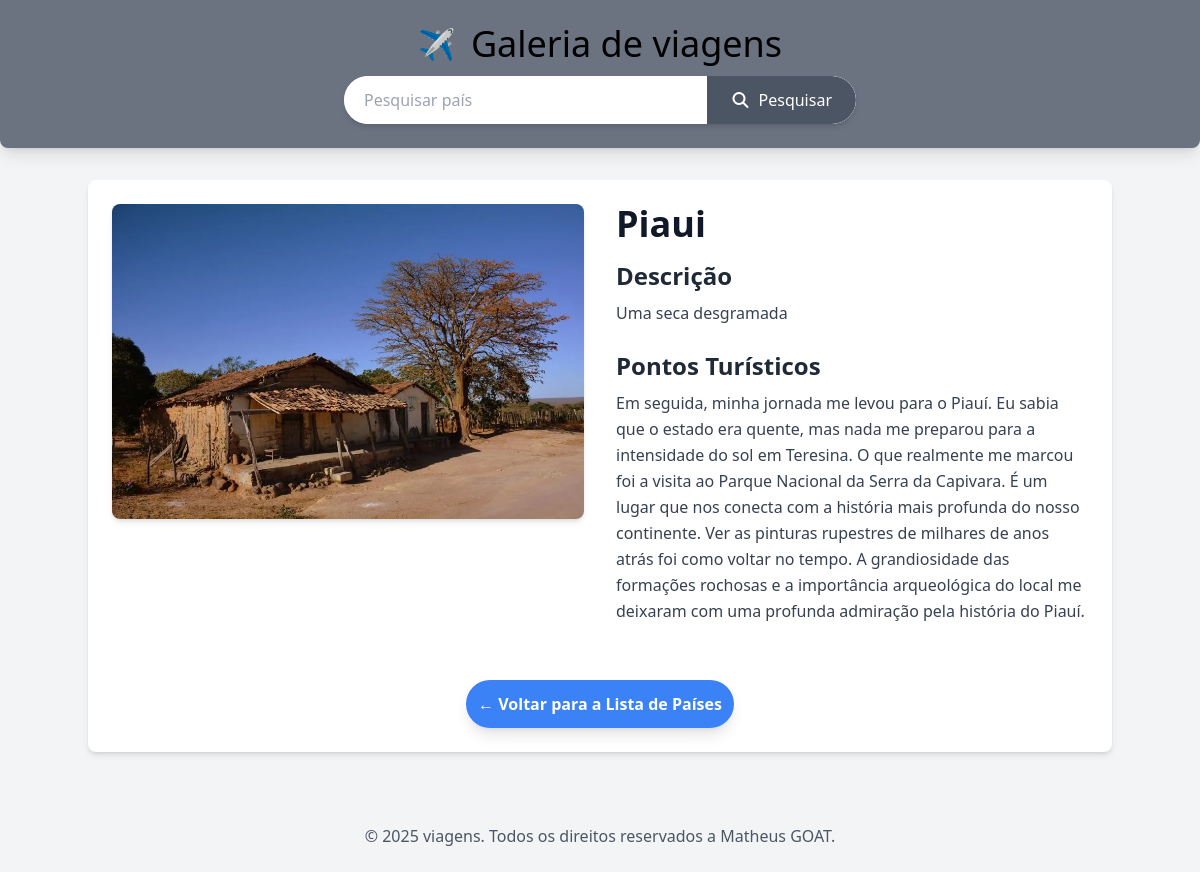
Page /galeria/10/ on the committed database.
### galeria/models.py (models this page shows, shortened)
class Pais(models.Model):
    title = models.CharField(max_length=200)
    description = models.TextField()
    tourism = models.TextField()
    image = models.ImageField(upload_to='galeria/images/', blank=True, null=True)
    created_at = models.DateTimeField(auto_now_add=True)
    updated_at = models.DateTimeField(auto_now=True)
    class Meta:
        verbose_name = "Pais"
        verbose_name_plural = "Paises"
        ordering = ['title']

### galeria/views.py (the view)
# urls.py: path('galeria/<int:id>/', views.pais_detail, name='pais_detail'),
def pais_detail(request, id):
    pais = get_object_or_404(Pais, pk=id)
    context = {
        'pais': pais,
    }
    return render(request, 'galeria/pais.html', context)

### galeria/templates/galeria/pais.html (shortened to what this page needs)
    {% extends 'galeria/base.html' %}
    {% block content %}
        <div class="flex flex-col md:flex-row gap-8">
            {% if pais.image %}
                <div class="md:w-1/2">
                    <img src="{{pais.image.url}}" alt="[Imagem de {{pais.title}}]" class="w-full h-auto object-cover rounded-lg shadow-md">
                </div>
            {% endif %}
            <div class="md:w-1/2">
                <h2 class="text-4xl font-bold text-gray-900 mb-4">{{pais.title}}</h2>
                <h3 class="text-2xl font-semibold text-gray-800 mb-2">Descrição</h3>
                <p class="text-gray-700 mb-6 leading-relaxed">{{pais.description}}</p>
                <h3 class="text-2xl font-semibold text-gray-800 mb-2">Pontos Turísticos</h3>
                <p class="text-gray-700 mb-6 leading-relaxed whitespace-pre-wrap">{{pais.tourism}}</p>
            </div>
        </div>
        <div class="mt-8 text-center">
            <a href="{% url 'home' %}" class="inline-block bg-blue-500 hover:bg-blue-800 text-white font-bold py-3 px-3 rounded-full transition duration-300 ease-in-out shadow-lg">
                &larr; Voltar para a Lista de Países
            </a>
        </div>
        {% endblock %}

### rows in the picture
Pais: image (picture), title "Piaui", description "Uma seca desgramada", tourism "Em seguida, minha jornada me levou para o Piauí. Eu sabia que o estado era quente, mas nada me preparou para a intensidade do sol em Teresina. O que realmente me marcou foi a visita ao Parque Nacional da Serra da Capivara. É um lugar que nos conecta com a história mais profunda do nosso continente. Ver as pinturas rupestres de milhares de anos atrás foi como voltar no tempo. A grandiosidade das formações rochosas e a importância arqueológica do local me deixaram com uma profunda admiração pela história do Piauí."
